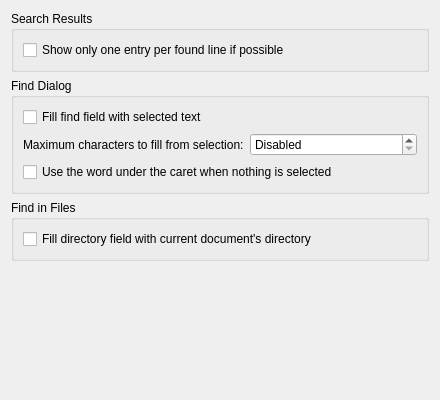
<?xml version="1.0" encoding="UTF-8"?>
<ui version="4.0">
 <class>SearchSettings</class>
 <widget class="QWidget" name="SearchSettings">
  <property name="geometry">
   <rect>
    <x>0</x>
    <y>0</y>
    <width>440</width>
    <height>400</height>
   </rect>
  </property>
  <layout class="QVBoxLayout" name="verticalLayout">
   <item>
    <widget class="QGroupBox" name="searchResultsGroup">
     <property name="title">
      <string>Search Results</string>
     </property>
     <layout class="QVBoxLayout" name="searchResultsLayout">
      <item>
       <widget class="QCheckBox" name="kcfg_searchResultOneEntryPerLine">
        <property name="toolTip">
         <string>When a line contains several matches, show it once in the Search Results panel and highlight every match on it. Matches outside the displayed (truncated) part of the line still get their own entry.</string>
        </property>
        <property name="text">
         <string>Show only one entry per found line if possible</string>
        </property>
       </widget>
      </item>
     </layout>
    </widget>
   </item>
   <item>
    <widget class="QGroupBox" name="findDialogGroup">
     <property name="title">
      <string>Find Dialog</string>
     </property>
     <layout class="QFormLayout" name="findDialogFormLayout">
      <item row="0" column="0" colspan="2">
       <widget class="QCheckBox" name="kcfg_fillFindFieldWithSelection">
        <property name="toolTip">
         <string>When the Find dialog is opened, fill the find field with the selected text if it is not longer than the limit below.</string>
        </property>
        <property name="text">
         <string>Fill find field with selected text</string>
        </property>
       </widget>
      </item>
      <item row="1" column="0">
       <widget class="QLabel" name="fillLimitLabel">
        <property name="text">
         <string>Maximum characters to fill from selection:</string>
        </property>
       </widget>
      </item>
      <item row="1" column="1">
       <widget class="QSpinBox" name="kcfg_fillFindFieldMaxChars">
        <property name="toolTip">
         <string>Selected text longer than this is not used to fill the find field. Set to 0 to disable filling from selection.</string>
        </property>
        <property name="specialValueText">
         <string>Disabled</string>
        </property>
       </widget>
      </item>
      <item row="2" column="0" colspan="2">
       <widget class="QCheckBox" name="kcfg_fillFindFieldWithWordAtCaret">
        <property name="toolTip">
         <string>When nothing is selected, fill the find field with the word under the caret instead.</string>
        </property>
        <property name="text">
         <string>Use the word under the caret when nothing is selected</string>
        </property>
       </widget>
      </item>
     </layout>
    </widget>
   </item>
   <item>
    <widget class="QGroupBox" name="findInFilesGroup">
     <property name="title">
      <string>Find in Files</string>
     </property>
     <layout class="QVBoxLayout" name="findInFilesLayout">
      <item>
       <widget class="QCheckBox" name="kcfg_fillDirFieldFromDocument">
        <property name="toolTip">
         <string>When the Find in Files tab is opened, fill the directory field with the directory of the current document.</string>
        </property>
        <property name="text">
         <string>Fill directory field with current document's directory</string>
        </property>
       </widget>
      </item>
     </layout>
    </widget>
   </item>
   <item>
    <spacer name="verticalSpacer">
     <property name="orientation">
      <enum>Qt::Vertical</enum>
     </property>
     <property name="sizeHint" stdset="0">
      <size>
       <width>20</width>
       <height>40</height>
      </size>
     </property>
    </spacer>
   </item>
  </layout>
 </widget>
 <resources/>
 <connections/>
</ui>
